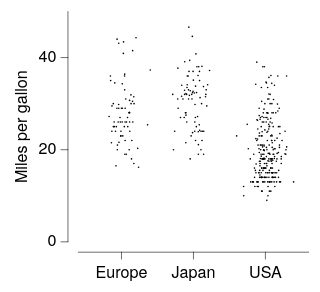

This figure's Vega-Lite source:
### Vega-Lite specification from a JSON file in a GitHub repository (floating-point values rounded to 4 significant figures; data arrays with more than 128 entries replaced by an {"elided": "..."} marker saying what was removed)
{"background": null, "config": {"arc": {"fill": "#DBDBDB", "fillOpacity": 1.0, "innerRadius": 25.0, "padAngle": 0.03, "stroke": "black", "strokeOpacity": 1, "strokeWidth": 0.25}, "area": {"fill": "#DBDBDB", "fillOpacity": 1.0, "stroke": "black", "strokeOpacity": 1, "strokeWidth": 0.25}, "axis": {"domain": true, "domainCap": "round", "domainColor": "black", "domainWidth": 0.25, "grid": false, "gridCap": "round", "gridColor": "#F1F1F1", "gridDash": [0, 0], "gridOpacity": 1.0, "gridWidth": 0.25, "labelColor": "black", "labelFont": "Helvetica Neue", "labelFontSize": 7, "labelFontStyle": "normal", "labelFontWeight": 400, "offset": 4.5, "ticks": true, "tickCap": "round", "tickColor": "black", "tickRound": false, "tickSize": 3, "tickWidth": 0.25, "titleColor": "black", "titleFont": "Helvetica Neue", "titleFontSize": 7, "titleFontStyle": "normal", "titleFontWeight": 400}, "axisX": {"domain": true, "labelAlign": "center", "labelAngle": 0, "labels": true, "ticks": true, "translate": 0}, "axisY": {"domain": true, "labelAlign": "right", "labelAngle": 0, "labels": true, "ticks": true, "translate": 0}, "axisRight": {"domain": true, "labelAlign": "left", "labelAngle": 0, "labels": true, "ticks": true, "translate": 0}, "axisTop": {"domain": true, "labelAlign": "center", "labelAngle": 0, "labels": true, "ticks": true, "translate": 0}, "axisBand": {"tickOffset": 0}, "bar": {"fill": "#DBDBDB", "fillOpacity": 1.0, "stroke": "black", "strokeOpacity": 1, "strokeWidth": 0.25}, "boxplot": {"size": 9.0, "ticks": {"cornerRadius": 0.25, "fill": "black", "size": 4.5, "thickness": 0.25}, "box": {"fillOpacity": 1.0, "stroke": "black", "strokeOpacity": 1, "strokeWidth": 0.25}, "median": {"fill": "black", "fillOpacity": 1.0, "size": 9.0, "thickness": 0.25}, "rule": {"fill": "black", "fillOpacity": 1.0, "size": 10.0, "stroke": "black", "strokeDash": [0, 0], "strokeOpacity": 1, "strokeWidth": 0.25}, "outliers": {"color": "black", "fill": "black", "fillOpacity": 1.0, "size": 0, "stroke": "black", "strokeOpacity": 1, "strokeWidth": 0.25}}, "circle": {"fill": "black", "fillOpacity": 1.0, "size": 0.5, "stroke": null, "strokeOpacity": 1, "strokeWidth": 0.25}, "errorband": {"band": {"fillOpacity": 0.6, "stroke": null, "strokeWidth": 0.25, "strokeOpacity": 1}, "borders": {"opacity": 0, "strokeOpacity": 0.25, "strokeWidth": 1}}, "errorbar": {"opacity": 1, "rule": {"strokeDash": [0, 0], "strokeWidth": 0.25}, "ticks": {"color": "black", "cornerRadius": 0.125, "opacity": 1, "size": 6.0, "thickness": 0.25}, "thickness": 0.25}, "font": "Helvetica Neue", "geoshape": {"fill": "#DBDBDB", "fillOpacity": 1.0, "stroke": "black", "strokeOpacity": 1, "strokeWidth": 0.25}, "header": {"labelColor": "black", "labelFont": "Helvetica Neue", "labelFontSize": 7, "labelFontStyle": "normal", "labelFontWeight": 400, "titleColor": "black", "titleFont": "Helvetica Neue", "titleFontSize": 7, "titleFontStyle": "normal", "titleFontWeight": 400, "titlePadding": 0}, "legend": {"disable": false, "offset": 4.5, "titlePadding": 4, "labelOffset": 2, "gradientLabelOffset": 2, "gradientLength": 50.0, "gradientThickness": 5.0, "gradientOpacity": 1.0, "gradientStrokeColor": "black", "gradientStrokeWidth": 0.25, "labelColor": "black", "labelFont": "Helvetica Neue", "labelFontSize": 7, "labelFontStyle": "normal", "labelFontWeight": 400, "strokeColor": "black", "strokeWidth": 0, "symbolSize": 42, "symbolStrokeColor": "black", "symbolStrokeWidth": 0.25, "titleColor": "black", "titleFont": "Helvetica Neue", "titleFontSize": 7, "titleFontStyle": "normal", "titleFontWeight": 400}, "line": {"color": "black", "stroke": "black", "strokeCap": "round", "strokeDash": [0, 0], "strokeOpacity": 1, "strokeWidth": 0.375}, "point": {"filled": true, "fill": "#DBDBDB", "fillOpacity": 1.0, "size": 5.0, "stroke": "black", "strokeOpacity": 1, "strokeWidth": 0.25}, "range": {"category": ["#C6D9F1", "#F1C9CB", "#FEF0B9", "#CEE37A", "#7AA8E0", "#E589A3", "#FDDD5D", "#68B961", "#4177B1", "#C35082", "#E5C227", "#438156"], "diverging": {"scheme": ["#C35082", "#CE6D94", "#D989A7", "#E2A4BA", "#EABFCE", "#F1DBE2", "#F6F6F6", "#D7E0EB", "#B9CBE0", "#9BB6D5", "#7DA1C9", "#5F8CBD", "#4177B1"]}, "heatmap": {"scheme": ["#130010", "#27022E", "#370453", "#3D1E76", "#3A3B92", "#2E57AA", "#1374BA", "#1A90BE", "#20ABC1", "#27C6C1", "#48DEB3", "#91EE9F"]}, "ordinal": {"scheme": ["#F1F1F1", "#DBDBDB", "#C6C6C6", "#B2B2B2", "#9D9D9D", "#898989", "#767676", "#636363", "#515151", "#404040", "#2F2F2F", "#1F1F1F"]}, "ramp": {"scheme": ["#130010", "#27022E", "#370453", "#3D1E76", "#3A3B92", "#2E57AA", "#1374BA", "#1A90BE", "#20ABC1", "#27C6C1", "#48DEB3", "#91EE9F"]}}, "rule": {"color": "black", "stroke": "black", "strokeCap": "round", "strokeDash": [2, 2], "strokeOpacity": 1, "strokeWidth": 0.25}, "scale": {"bandPaddingInner": 0.1, "bandPaddingOuter": 0.1, "round": false}, "rect": {"fill": "#DBDBDB", "fillOpacity": 1.0, "stroke": "black", "strokeOpacity": 1, "strokeWidth": 0.25}, "square": {"fill": "#DBDBDB", "fillOpacity": 1.0, "size": 10.0, "stroke": "black", "strokeOpacity": 1, "strokeWidth": 0.25}, "text": {"color": "black", "font": "Helvetica Neue", "fontSize": 7, "fontStyle": "normal", "fontWeight": 400}, "title": {"anchor": "middle", "frame": "group", "color": "black", "font": "Helvetica Neue", "fontSize": 7, "fontStyle": "normal", "fontWeight": 400, "subtitleColor": "black", "subtitleFont": "Helvetica Neue", "subtitleFontSize": "Helvetica Neue", "subtitleFontStyle": "normal", "subtitleFontWeight": 400}, "view": {"continuousWidth": 100, "continuousHeight": 100, "discreteWidth": 100, "discreteHeight": 100, "fill": null, "stroke": null, "strokeWidth": 0.25}}, "data": {"name": "data-5a85ede2053d4aec77293cfb476ae07b"}, "mark": {"type": "circle"}, "encoding": {"x": {"field": "Origin", "title": null, "type": "nominal"}, "xOffset": {"field": "jitter_x", "type": "quantitative"}, "y": {"field": "Miles_per_Gallon", "title": "Miles per gallon", "type": "quantitative"}}, "$schema": "https://vega.github.io/schema/vega-lite/v6.4.1.json", "datasets": {"data-5a85ede2053d4aec77293cfb476ae07b": {"elided": "398 records"}}}
